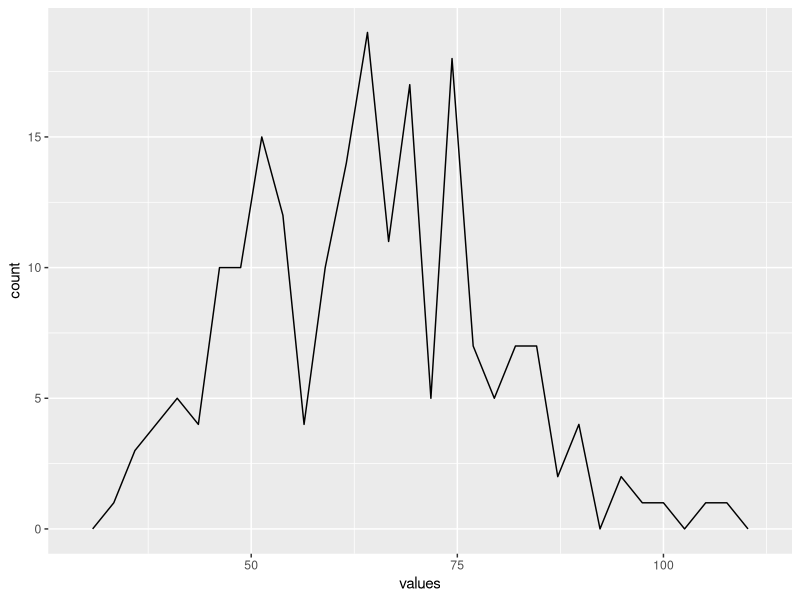
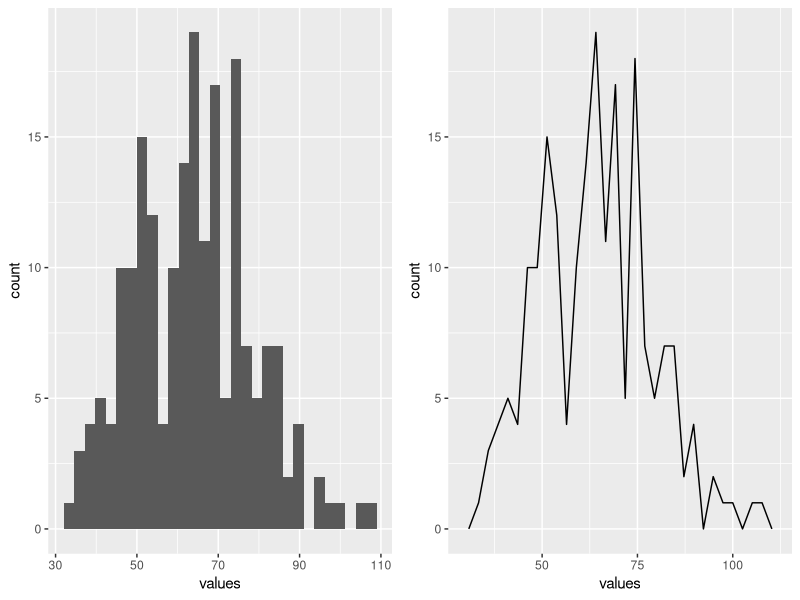
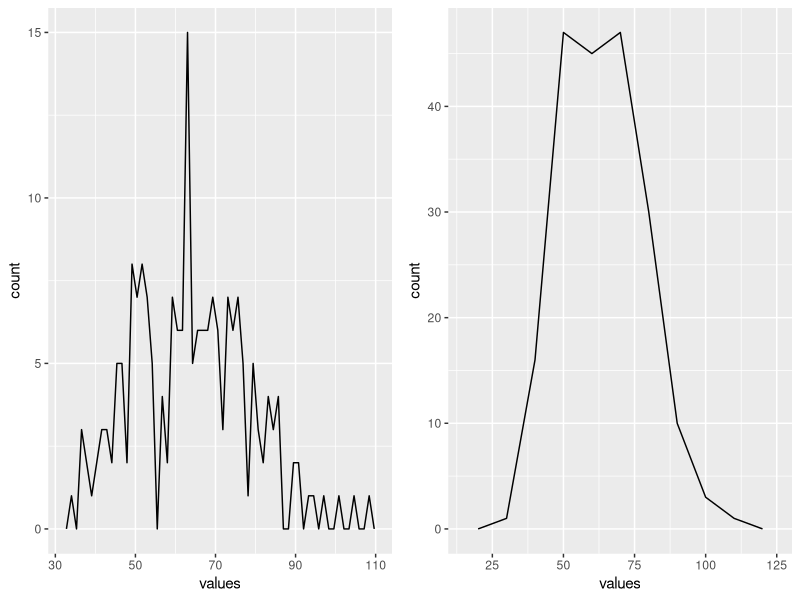
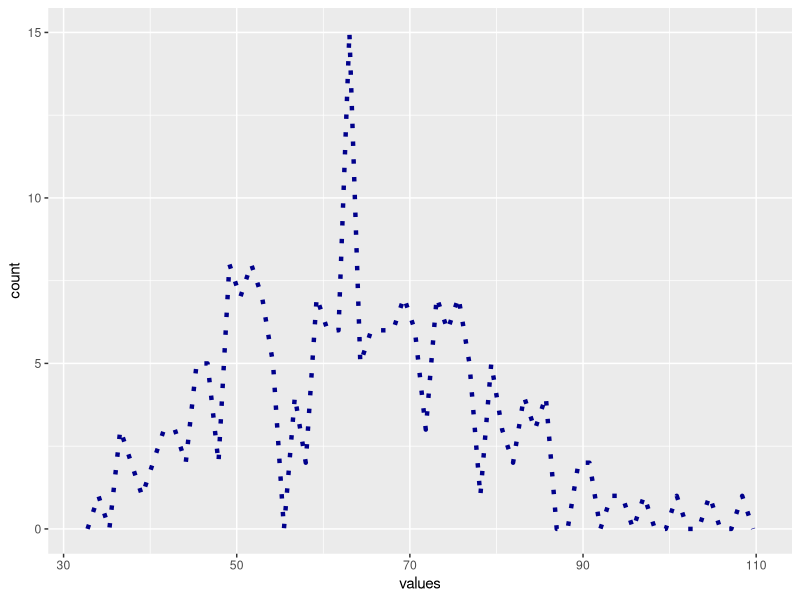

These figures' R source, in order:
## ---- chunk 1
knitr::opts_chunk$set(echo = TRUE, fig.align='center')

# title: Creating a frequency polygon
# author: jonathan
# revised: 17/3/2020 

WEB <- c("https://bioceed.uib.no/dropfolder/bioSTATS/Rmd/Visualizing/Simple/frequency-polygon.html")
GIT <- c("https://github.com/jonathansoule/biostats/blob/master/Visualizing/Simple/frequency-polygon.Rmd")
library(ggplot2)
library(gridExtra)
## ---- chunk 2
# ID
ID <- 1:200
# sample data
values <- rnorm(200, mean=65, sd=15)
# dataframe
df <- data.frame(ID, values)
## ---- chunk 3
ggplot(df, aes(values)) + 
  geom_freqpoly()
## ---- chunk 4
grid.arrange(
  ggplot(df, aes(values)) +          # histogram
    geom_histogram(bins = 30),
  ggplot(df, aes(values)) +          # frequency polygon
    geom_freqpoly(bins = 30),
  ncol=2
)
## ---- chunk 5
grid.arrange(
  ggplot(df, aes(values)) + 
    geom_freqpoly(bins = 60),          # left plot, changing bins
  ggplot(df, aes(values)) + 
    geom_freqpoly(binwidth = 10),      # right plot, changing binwidth
  ncol=2)
## ---- chunk 6
ggplot(df, aes(values)) + 
  geom_freqpoly(bins = 60, size = 1.5, color = "darkblue", linetype = "dotted")
